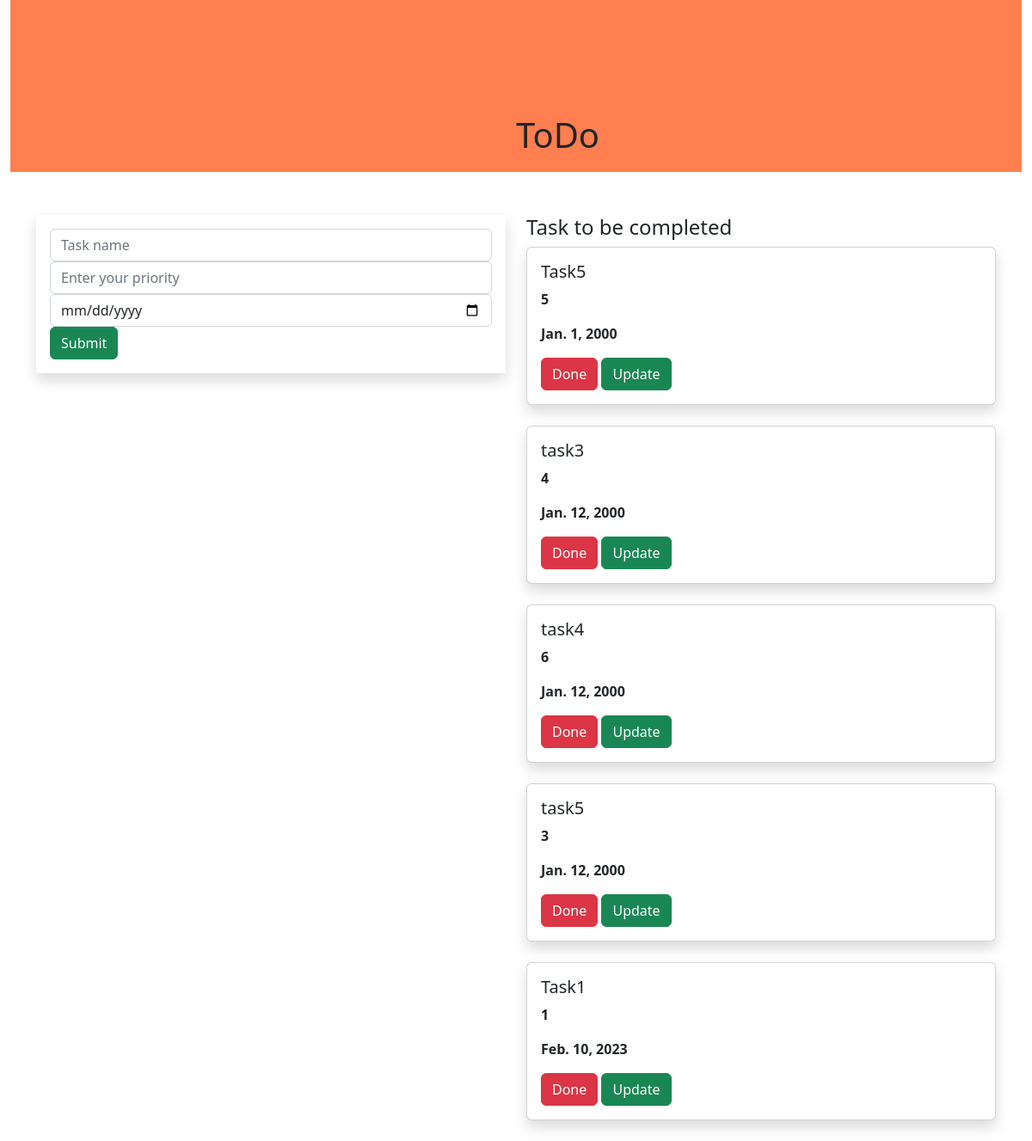
The page / on the database its author committed.
### todoapp/models.py (models this page shows, shortened)
class Task(models.Model):
    objects = None
    name=models.CharField(max_length=250)
    priority=models.IntegerField()
    date=models.DateField()

### todoapp/views.py (the view)
# urls.py: path('',views.add,name='add'),
def add(request):
    task1 = Task.objects.all()
    if request.method=='POST':
        name=request.POST.get('task','')
        priority=request.POST.get('priority','')
        date = request.POST.get('date', '')
        task=Task(name=name,priority=priority,date=date)
        task.save()
    return render(request,'home.html',{'task1':task1})

### templates/home.html (shortened to what this page needs)
{% extends 'base.html' %}
{% block content %}
<div class="container-fluid">
    <div class="row">
        <div class="col-md-12">
            <div class="banner">
                <div class="banner-text">
                    <h1>ToDo</h1>
                </div>
            </div>
        </div>
    </div>
</div>
<div class="container">
    <div class="row">
        <div class="col-md-6">
            <form method="POST" class="p-3 shadow">
                <div class="form-group">
                    <input type="text" class="form-control" name="task" placeholder="Task name">
                </div>
                <div class="form-group">
                    <input type="text" class="form-control" name="priority" placeholder="Enter your priority">
                </div>
                <div class="form-group">
                    <input type="date" class="form-control" name="date" placeholder="Enter the date">
                </div>
                    <input type="submit" class="btn btn-success">
            </form>
        </div>
        <div class="col-md-6">
            <h4>Task to be completed</h4>
            {% for i in task1 %}
            <div class="shadow card">
                <div class="card-body">
                    <h5 class="card-title">{{i.name}}</h5>
                    <p><b>{{i.priority}}</b></p>
                    <p><b>{{i.date}}</b></p>
                    <a class="btn btn-danger" href="{% url 'delete' i.id %}">Done</a>
                    <a class="btn btn-success" href="{% url 'update' i.id %}">Update</a>
                </div>
            </div>
            <br>
            {% endfor %}
        </div>
    </div>
</div>
{% endblock %}

### templates/base.html (shortened to what this page needs)
{% load static %}
<!DOCTYPE html>
<html lang="en">
<head>
    <link rel="stylesheet" href="https://cdn.jsdelivr.net/npm/bootstrap@5.2.3/dist/css/bootstrap.min.css">
    <link rel="stylesheet" href="{% static 'style.css' %}">
</head>
<body>
{% block content %}
{% endblock %}
</body>
</html>

### static/style.css (style rules this page uses)
.banner { background-color: coral; width:100%; height:200px; margin-bottom:50px; }
.banner-text { top:10%; left:50%; position:absolute; transform:transform; }

### rows shown on the page
Task: name "Task5", priority "5", date "Jan. 1, 2000"
Task: name "task3", priority "4", date "Jan. 12, 2000"
Task: name "task4", priority "6", date "Jan. 12, 2000"
Task: name "task5", priority "3", date "Jan. 12, 2000"
Task: name "Task1", priority "1", date "Feb. 10, 2023"
